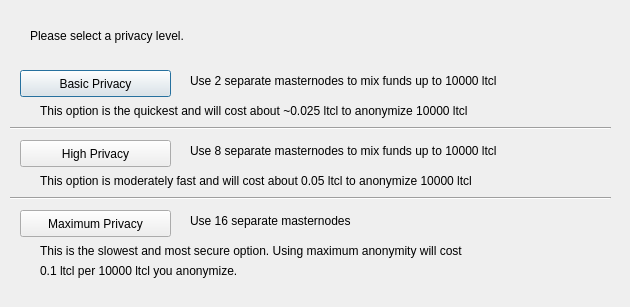
<?xml version="1.0" encoding="UTF-8"?>
<ui version="4.0">
 <class>ObfuscationConfig</class>
 <widget class="QDialog" name="ObfuscationConfig">
  <property name="geometry">
   <rect>
    <x>0</x>
    <y>0</y>
    <width>630</width>
    <height>307</height>
   </rect>
  </property>
  <property name="windowTitle">
   <string>Configure Obfuscation</string>
  </property>
  <widget class="QPushButton" name="buttonBasic">
   <property name="geometry">
    <rect>
     <x>20</x>
     <y>70</y>
     <width>151</width>
     <height>27</height>
    </rect>
   </property>
   <property name="text">
    <string>Basic Privacy</string>
   </property>
  </widget>
  <widget class="QPushButton" name="buttonHigh">
   <property name="geometry">
    <rect>
     <x>20</x>
     <y>140</y>
     <width>151</width>
     <height>27</height>
    </rect>
   </property>
   <property name="text">
    <string>High Privacy</string>
   </property>
  </widget>
  <widget class="QPushButton" name="buttonMax">
   <property name="geometry">
    <rect>
     <x>20</x>
     <y>210</y>
     <width>151</width>
     <height>27</height>
    </rect>
   </property>
   <property name="text">
    <string>Maximum Privacy</string>
   </property>
  </widget>
  <widget class="QLabel" name="label">
   <property name="geometry">
    <rect>
     <x>30</x>
     <y>20</y>
     <width>571</width>
     <height>31</height>
    </rect>
   </property>
   <property name="text">
    <string>Please select a privacy level.</string>
   </property>
  </widget>
  <widget class="QLabel" name="label_2">
   <property name="geometry">
    <rect>
     <x>190</x>
     <y>70</y>
     <width>421</width>
     <height>21</height>
    </rect>
   </property>
   <property name="text">
    <string>Use 2 separate masternodes to mix funds up to 10000 ltcl</string>
   </property>
  </widget>
  <widget class="QLabel" name="label_3">
   <property name="geometry">
    <rect>
     <x>190</x>
     <y>140</y>
     <width>411</width>
     <height>21</height>
    </rect>
   </property>
   <property name="text">
    <string>Use 8 separate masternodes to mix funds up to 10000 ltcl</string>
   </property>
  </widget>
  <widget class="QLabel" name="label_4">
   <property name="geometry">
    <rect>
     <x>190</x>
     <y>210</y>
     <width>421</width>
     <height>21</height>
    </rect>
   </property>
   <property name="text">
    <string>Use 16 separate masternodes</string>
   </property>
  </widget>
  <widget class="QLabel" name="label_6">
   <property name="geometry">
    <rect>
     <x>40</x>
     <y>100</y>
     <width>561</width>
     <height>21</height>
    </rect>
   </property>
   <property name="text">
    <string>This option is the quickest and will cost about ~0.025 ltcl to anonymize 10000 ltcl</string>
   </property>
  </widget>
  <widget class="QLabel" name="label_7">
   <property name="geometry">
    <rect>
     <x>40</x>
     <y>170</y>
     <width>561</width>
     <height>21</height>
    </rect>
   </property>
   <property name="text">
    <string>This option is moderately fast and will cost about 0.05 ltcl to anonymize 10000 ltcl</string>
   </property>
  </widget>
  <widget class="QLabel" name="label_8">
   <property name="geometry">
    <rect>
     <x>40</x>
     <y>240</y>
     <width>561</width>
     <height>21</height>
    </rect>
   </property>
   <property name="text">
    <string>This is the slowest and most secure option. Using maximum anonymity will cost</string>
   </property>
  </widget>
  <widget class="QLabel" name="label_9">
   <property name="geometry">
    <rect>
     <x>40</x>
     <y>260</y>
     <width>561</width>
     <height>21</height>
    </rect>
   </property>
   <property name="text">
    <string>0.1 ltcl per 10000 ltcl you anonymize.</string>
   </property>
  </widget>
  <widget class="Line" name="line">
   <property name="geometry">
    <rect>
     <x>10</x>
     <y>120</y>
     <width>601</width>
     <height>16</height>
    </rect>
   </property>
   <property name="orientation">
    <enum>Qt::Horizontal</enum>
   </property>
  </widget>
  <widget class="Line" name="line_2">
   <property name="geometry">
    <rect>
     <x>10</x>
     <y>190</y>
     <width>601</width>
     <height>16</height>
    </rect>
   </property>
   <property name="orientation">
    <enum>Qt::Horizontal</enum>
   </property>
  </widget>
 </widget>
 <resources/>
 <connections/>
</ui>
